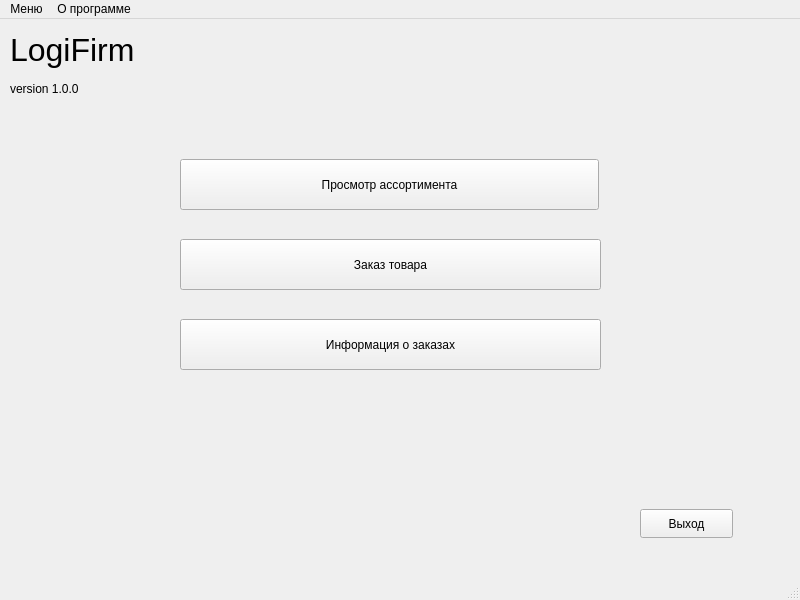
<?xml version="1.0" encoding="UTF-8"?>
<ui version="4.0">
 <class>MainWindow</class>
 <widget class="QMainWindow" name="MainWindow">
  <property name="geometry">
   <rect>
    <x>0</x>
    <y>0</y>
    <width>800</width>
    <height>600</height>
   </rect>
  </property>
  <property name="windowTitle">
   <string>MainWindow</string>
  </property>
  <widget class="QWidget" name="centralwidget">
   <widget class="QLabel" name="firm_name">
    <property name="geometry">
     <rect>
      <x>10</x>
      <y>0</y>
      <width>181</width>
      <height>61</height>
     </rect>
    </property>
    <property name="font">
     <font>
      <pointsize>24</pointsize>
     </font>
    </property>
    <property name="text">
     <string>LogiFirm</string>
    </property>
   </widget>
   <widget class="QLabel" name="version_app">
    <property name="geometry">
     <rect>
      <x>10</x>
      <y>60</y>
      <width>121</width>
      <height>20</height>
     </rect>
    </property>
    <property name="text">
     <string>version 1.0.0</string>
    </property>
   </widget>
   <widget class="QPushButton" name="exit">
    <property name="geometry">
     <rect>
      <x>640</x>
      <y>490</y>
      <width>93</width>
      <height>29</height>
     </rect>
    </property>
    <property name="text">
     <string>Выход</string>
    </property>
   </widget>
   <widget class="QPushButton" name="products_information">
    <property name="geometry">
     <rect>
      <x>180</x>
      <y>140</y>
      <width>419</width>
      <height>51</height>
     </rect>
    </property>
    <property name="minimumSize">
     <size>
      <width>419</width>
      <height>29</height>
     </size>
    </property>
    <property name="text">
     <string>Просмотр ассортимента</string>
    </property>
   </widget>
   <widget class="QPushButton" name="information_about_orders">
    <property name="geometry">
     <rect>
      <x>180</x>
      <y>300</y>
      <width>421</width>
      <height>51</height>
     </rect>
    </property>
    <property name="text">
     <string>Информация о заказах</string>
    </property>
   </widget>
   <widget class="QPushButton" name="product_order">
    <property name="geometry">
     <rect>
      <x>180</x>
      <y>220</y>
      <width>421</width>
      <height>51</height>
     </rect>
    </property>
    <property name="text">
     <string>Заказ товара</string>
    </property>
   </widget>
  </widget>
  <widget class="QMenuBar" name="menubar">
   <property name="geometry">
    <rect>
     <x>0</x>
     <y>0</y>
     <width>800</width>
     <height>26</height>
    </rect>
   </property>
   <widget class="QMenu" name="menu">
    <property name="title">
     <string>Меню</string>
    </property>
    <addaction name="prod_information"/>
    <addaction name="prod_order"/>
    <addaction name="info_order"/>
    <addaction name="separator"/>
    <addaction name="exit_from_app"/>
   </widget>
   <widget class="QMenu" name="menu_2">
    <property name="title">
     <string>О программе</string>
    </property>
   </widget>
   <addaction name="menu"/>
   <addaction name="menu_2"/>
  </widget>
  <widget class="QStatusBar" name="statusbar"/>
  <action name="prod_information">
   <property name="text">
    <string>просмотр ассортимента</string>
   </property>
  </action>
  <action name="prod_order">
   <property name="text">
    <string>заказ товара</string>
   </property>
  </action>
  <action name="info_order">
   <property name="text">
    <string>информация о заказах</string>
   </property>
  </action>
  <action name="exit_from_app">
   <property name="text">
    <string>выход</string>
   </property>
  </action>
 </widget>
 <resources/>
 <connections/>
</ui>
